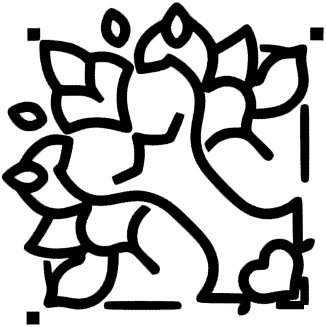
#> input picture designed/hover-options/flower-vine.png, 326 x 327 px, found by its file name
$ python grid.py
#> lines starting #> are read from the running program, lines starting #| are printed output that depends on the picture
"""在花藤图上叠加 20px 坐标网格，辅助读取枝杈路径坐标。"""
from PIL import Image, ImageDraw

img = Image.open(r"e:\Project\GrunRay_wiki\designed\hover-options\flower-vine.png").convert("RGBA")
#> img is the input picture: PIL image 326x327 RGBA; mean R, G, B, A 0, 0, 0, 73.5
W, H = img.size
#> W = 326; H = 327
canvas = Image.new("RGBA", (W, H), (250, 248, 241, 255))  # 纸色底便于看剪影
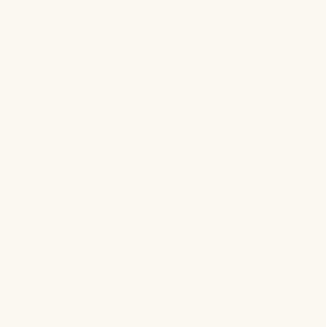
#> canvas: PIL image 326x327 RGBA; mean R, G, B, A 250, 248, 241, 255
canvas.paste(img, (0, 0), img)

d = ImageDraw.Draw(canvas)
for x in range(0, W, 20):
    d.line([(x, 0), (x, H)], fill=(255, 0, 0, 60), width=1)
    d.text((x + 1, 2), str(x), fill=(200, 0, 0, 200))
for y in range(0, H, 20):
    d.line([(0, y), (W, y)], fill=(255, 0, 0, 60), width=1)
    d.text((2, y + 1), str(y), fill=(200, 0, 0, 200))

canvas = canvas.resize((W * 2, H * 2), Image.NEAREST)
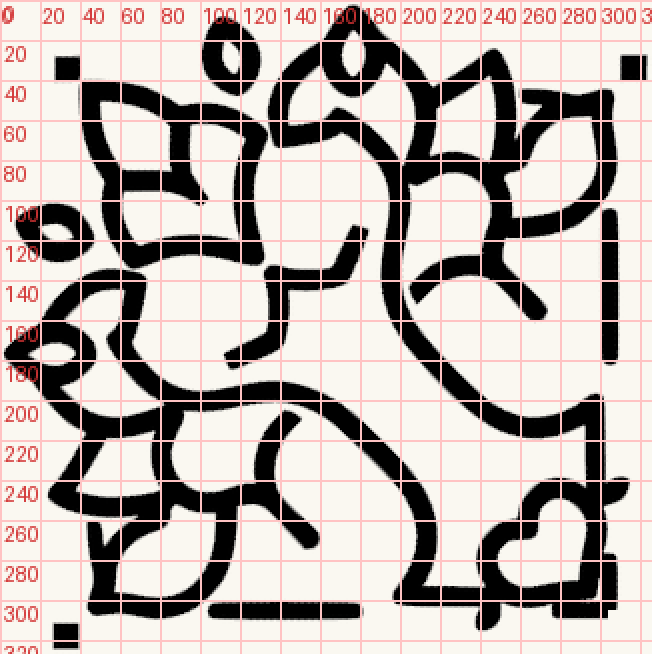
#> canvas: PIL image 652x654 RGBA; mean R, G, B, A 185.1, 155.6, 151.2, 232; transparent parts drawn white
canvas.save(r"e:\Project\GrunRay_wiki\designed\hover-options\flower-grid.png")
print("done", canvas.size)
#| done (652, 654)
